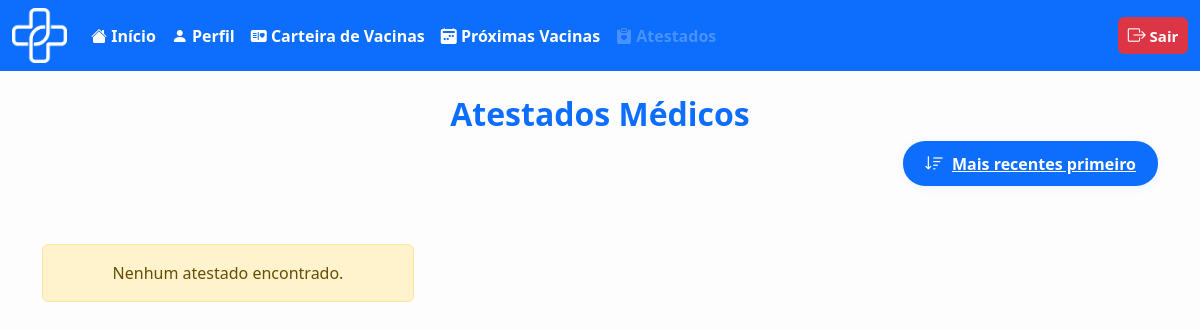
The app's page /usuario/atestado_medico.php (signed in), older data.
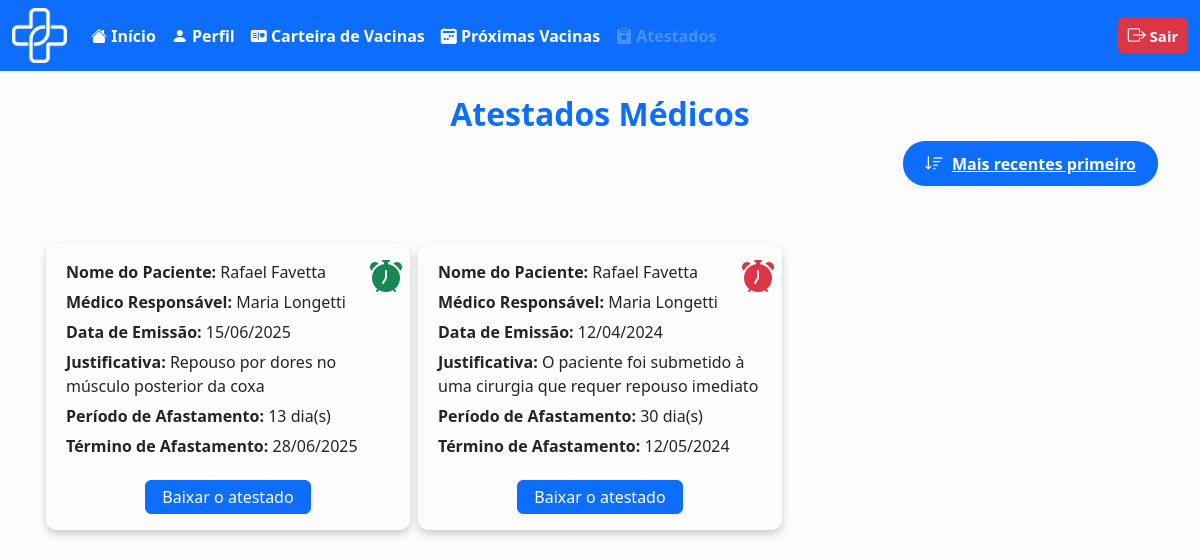
The same page, newer data.
### tables this page shows
CREATE TABLE `atestado` (
  `id_atestado` int(11) NOT NULL,
  `id_paci` int(11) NOT NULL,
  `id_medico` int(11) NOT NULL,
  `data_inicio` date NOT NULL,
  `data_fim` date NOT NULL,
  `justificativa` text DEFAULT NULL
);

CREATE TABLE `usuario` (
  `id_usuario` int(11) NOT NULL,
  `nome_usuario` varchar(100) NOT NULL,
  `cpf` varchar(11) NOT NULL,
  `email_usuario` varchar(100) NOT NULL,
  `tel_usuario` varchar(11) NOT NULL,
  `genero_usuario` char(1) NOT NULL CHECK (`genero_usuario` in ('M','F','O')),
  `naci_usuario` date NOT NULL,
  `peso_usuario` decimal(5,2) NOT NULL,
  `tipo_sang_usuario` varchar(3) NOT NULL,
  `med_usuario` varchar(100) NOT NULL,
  `doen_usuario` varchar(255) NOT NULL,
  `ale_usuario` varchar(255) NOT NULL,
  `cep_usuario` varchar(8) NOT NULL,
  `endereco` varchar(255) NOT NULL,
  `cidade` varchar(255) NOT NULL,
  `nc_usuario` int(10) NOT NULL,
  `senha` varchar(100) NOT NULL
);

CREATE TABLE `medico` (
  `id_medico` int(11) NOT NULL,
  `nome_medico` varchar(100) NOT NULL,
  `cpf` varchar(11) NOT NULL,
  `email_medico` varchar(100) NOT NULL,
  `tel_medico` varchar(11) NOT NULL,
  `coren_crm` varchar(20) NOT NULL,
  `tipo_medico` varchar(50) NOT NULL,
  `naci_medico` date NOT NULL,
  `id_posto` int(11) NOT NULL,
  `senha` varchar(100) NOT NULL
);

### usuario/atestado_medico.php (the view, shortened to what the changed rows need)
<?php
require_once '../outros/db_connect.php';
$id_usuario = $_SESSION['id_usuario'];
$ordem = (isset($_GET['ordem']) && $_GET['ordem'] === 'asc') ? 'asc' : 'desc';
$ordem_sql = ($ordem === 'asc') ? 'ASC' : 'DESC';
$sql = "SELECT
            a.id_atestado,
            u.nome_usuario AS nome_paciente,
            m.nome_medico AS medico_responsavel,
            a.data_inicio AS data_emissao,
            a.justificativa,
            DATEDIFF(a.data_fim, a.data_inicio) AS periodo_afastamento
        FROM atestado a
        JOIN usuario u ON a.id_paci = u.id_usuario
        JOIN medico m ON a.id_medico = m.id_medico
        WHERE a.id_paci = ?
        ORDER BY a.data_inicio $ordem_sql";
$stmt = $conn->prepare($sql);
$stmt->bind_param("i", $id_usuario);
$stmt->execute();
$result = $stmt->get_result();
?>
<!DOCTYPE html>
<html lang="pt-BR">
<head>
    <link rel="stylesheet" href="../bootstrap/bootstrap-5.3.6-dist/css/bootstrap.min.css">
    <link href="https://cdn.jsdelivr.net/npm/bootstrap@5.3.0/dist/css/bootstrap.min.css" rel="stylesheet">
    <link href="https://cdn.jsdelivr.net/npm/bootstrap-icons/font/bootstrap-icons.css" rel="stylesheet">
</head>
<body>
    <div class="container mt-4" style="margin-bottom: 40px;">
        <h2 class="text-center text-primary fw-bold">Atestados Médicos</h2>
        <div class="row row-cols-1 row-cols-md-3 g-2"
            style="margin-top:32px; max-width:1200px; margin-left:auto; margin-right:auto;">
            <?php if ($result->num_rows > 0): ?>
                <?php
                $today = date('Y-m-d');
                while ($row = $result->fetch_assoc()):
                    $sql_fim = "SELECT data_fim FROM atestado WHERE id_atestado = ?";
                    $stmt_fim = $conn->prepare($sql_fim);
                    $stmt_fim->bind_param("i", $row['id_atestado']);
                    $stmt_fim->execute();
                    $res_fim = $stmt_fim->get_result();
                    $data_fim = $res_fim->fetch_assoc()['data_fim'];
                    $is_expired = ($data_fim < $today);
                    ?>
                    <div class="col mb-2 d-flex align-items-stretch">
                        <div class="card position-relative w-100">
                            <span class="position-absolute top-0 end-0 p-2">
                                <?php if ($is_expired): ?>
                                    <i class="bi bi-alarm-fill text-danger" title="Atestado vencido" style="font-size: 2rem;"></i>
                                <?php else: ?>
                                    <i class="bi bi-alarm-fill text-success" title="Atestado válido" style="font-size: 2rem;"></i>
                                <?php endif; ?>
                            </span>
                            <p><strong>Nome do Paciente:</strong> <?php echo htmlspecialchars($row['nome_paciente']); ?></p>
                            <p><strong>Médico Responsável:</strong> <?php echo htmlspecialchars($row['medico_responsavel']); ?>
                            </p>
                            <p><strong>Data de Emissão:</strong>
                                <?php echo htmlspecialchars(date('d/m/Y', strtotime($row['data_emissao']))); ?></p>
                            <p><strong>Justificativa:</strong> <?php echo htmlspecialchars($row['justificativa']); ?></p>
                            <p><strong>Período de Afastamento:</strong>
                                <?php echo htmlspecialchars($row['periodo_afastamento']); ?>
                                dia(s)
                            </p>
                            <?php
                            $data_fim_formatada = '';
                            if (!empty($data_fim)) {
                                $data_fim_formatada = date('d/m/Y', strtotime($data_fim));
                            }
                            ?>
                            <p><strong>Término de Afastamento:</strong> <?php echo htmlspecialchars($data_fim_formatada); ?></p>
                            <div class="text-center mt-3">
                                <a href="download_atestado.php?id=<?php echo $row['id_atestado']; ?>"
                                    class="btn btn-primary">Baixar o
                                    atestado</a>
                            </div>
                        </div>
                    </div>
                <?php endwhile; ?>
            <?php else: ?>
                <p class="alert alert-warning text-center">Nenhum atestado encontrado.</p>
            <?php endif; ?>
        </div>
    </div>
</body>
</html>

Row changes from the older to the newer data that the page shows:
added atestado: id_paci.nome_usuario "Rafael Favetta", id_medico.nome_medico "Maria Longetti", data_inicio "15/06/2025", justificativa "Repouso por dores no músculo posterior da coxa", periodo_afastamento "13", data_fim "28/06/2025"
added atestado: id_paci.nome_usuario "Rafael Favetta", id_medico.nome_medico "Maria Longetti", data_inicio "12/04/2024", justificativa "O paciente foi submetido à uma cirurgia que requer repouso imediato", periodo_afastamento "30", data_fim "12/05/2024"
Text that changed along with them:
text no longer shown: "Nenhum atestado encontrado."
